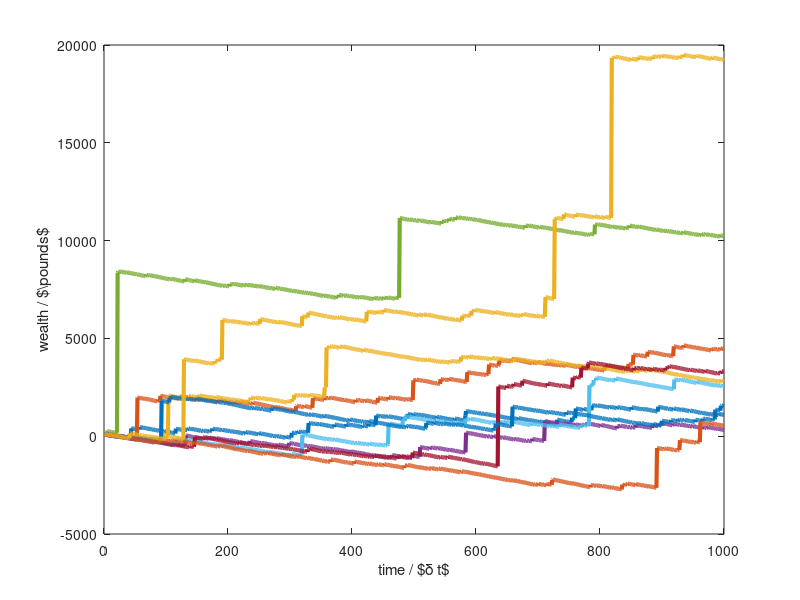

Write the MATLAB code that produced this figure. (Note: this script raises an error after producing the figure.)
% Whitworth III
% General lottery aka Peterbsurg Game

clear all

rounds = 1e3;
trials = 10;

t = 1:rounds;

w0 = 100;
price = 10;

wa = w0*ones(rounds,trials);
wm = wa;

x = 2.^ceil(-log2(rand(rounds,trials)));

for i = 2:rounds
    wm(i,:) = wm(i-1,:).*(w0 + x(i,:) - price)/w0; % multiplicative repetition
    wa(i,:) = wa(i-1,:) + x(i,:) - price; % additive repetition
end

figure(1), clf
plot(t,wa,'LineWidth',3)
xlabel('time / $\delta t$')
ylabel('wealth / $\pounds$')
savepdf(gcf,'lottery_add_traj')

figure(2), clf
plot(t,wm,'LineWidth',3)
set(gca,'YScale','log')
xlabel('time / $\delta t$')
ylabel('wealth / $\pounds$')
savepdf(gcf,'lottery_mult_traj')